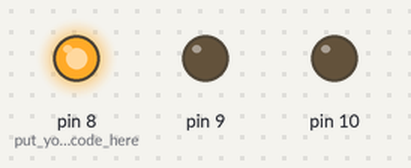
Simulated run of this sketch. Board: Arduino Uno, built with avr-gcc and run on an emulated ATmega328P. On the bench: output pins drawn as LEDs (lit = HIGH).

Above: at 1.5 s.
At 3.5 s:
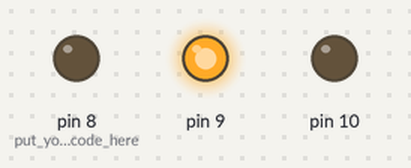
At 5.0 s:
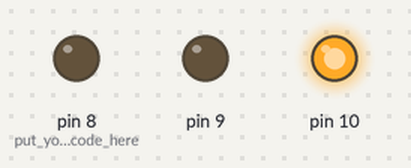
Timing chart, 0 to 7.8 s (numbered marks = the images above):
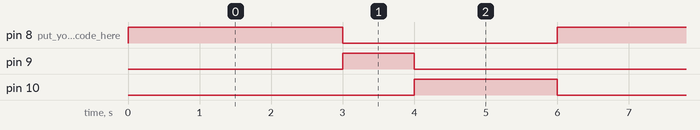

Measured:
- by itself, pin 8 (put_your_setup_code_here): alternates HIGH for 3.0 s and LOW for 3.0 s
- by itself, pin 9: alternates HIGH for 1.0 s and LOW for 5.0 s
- by itself, pin 10: alternates HIGH for 2.0 s and LOW for 4.0 s

The sketch:

heidari2.ino
```cpp
int led_green = 8;
int led_yellow = 9;
int led_red = 10;
void setup() {
  pinMode(8, OUTPUT); // put your setup code here, to run once:
  pinMode(9, OUTPUT);
  pinMode(10, OUTPUT);
}

void loop() {
  digitalWrite(8, HIGH); // put your main code here, to run repeatedly:
  digitalWrite(9, LOW);
  digitalWrite(10, LOW);
  delay(3000);
  digitalWrite(8, LOW);
  digitalWrite(9, HIGH);
  digitalWrite(10,  LOW);
  delay(1000);
  digitalWrite(8, LOW);
  digitalWrite(9, LOW);
  digitalWrite(10, HIGH);
  delay(2000);
}
```
